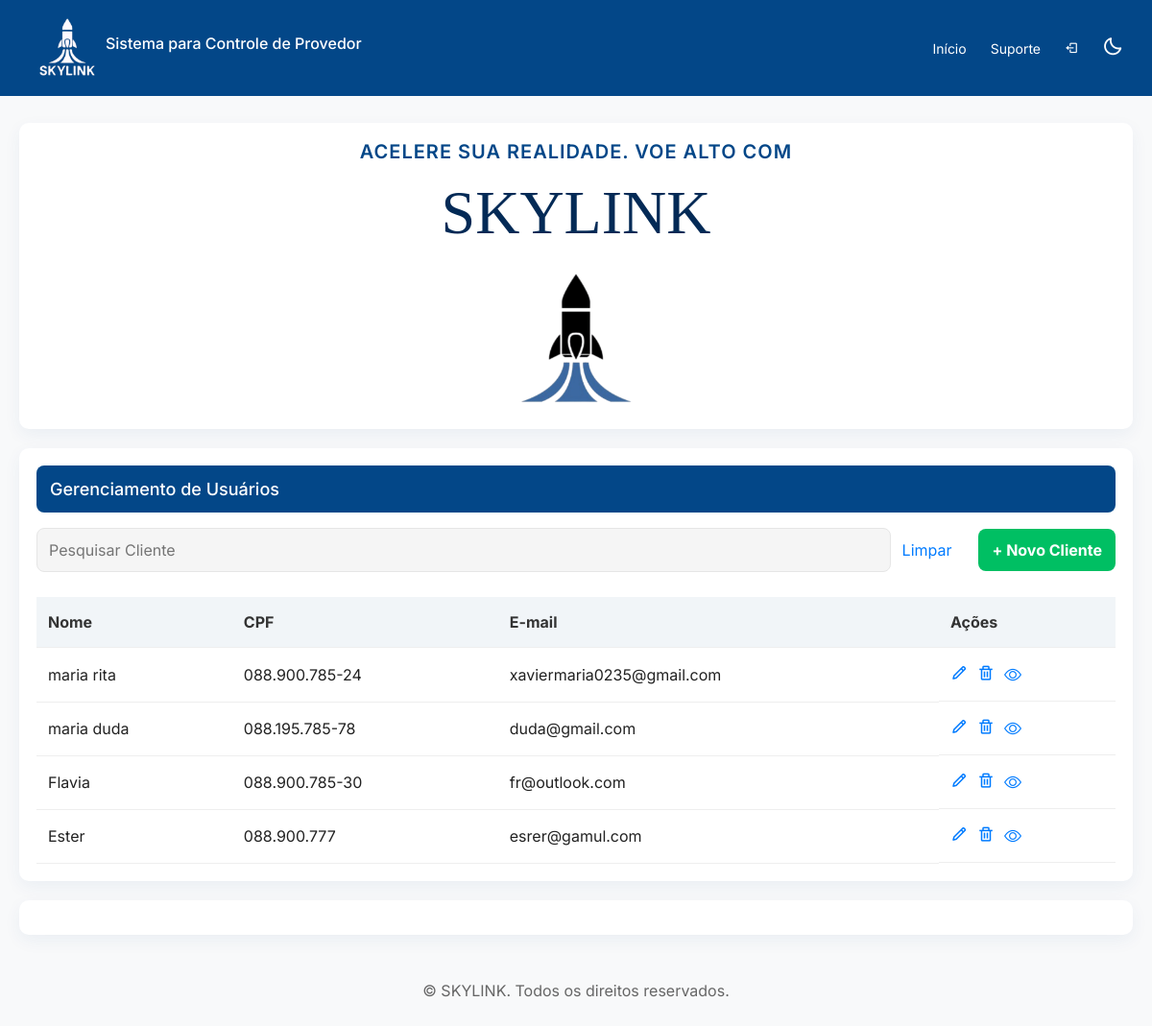
Before: /home (signed in) with the older database file.
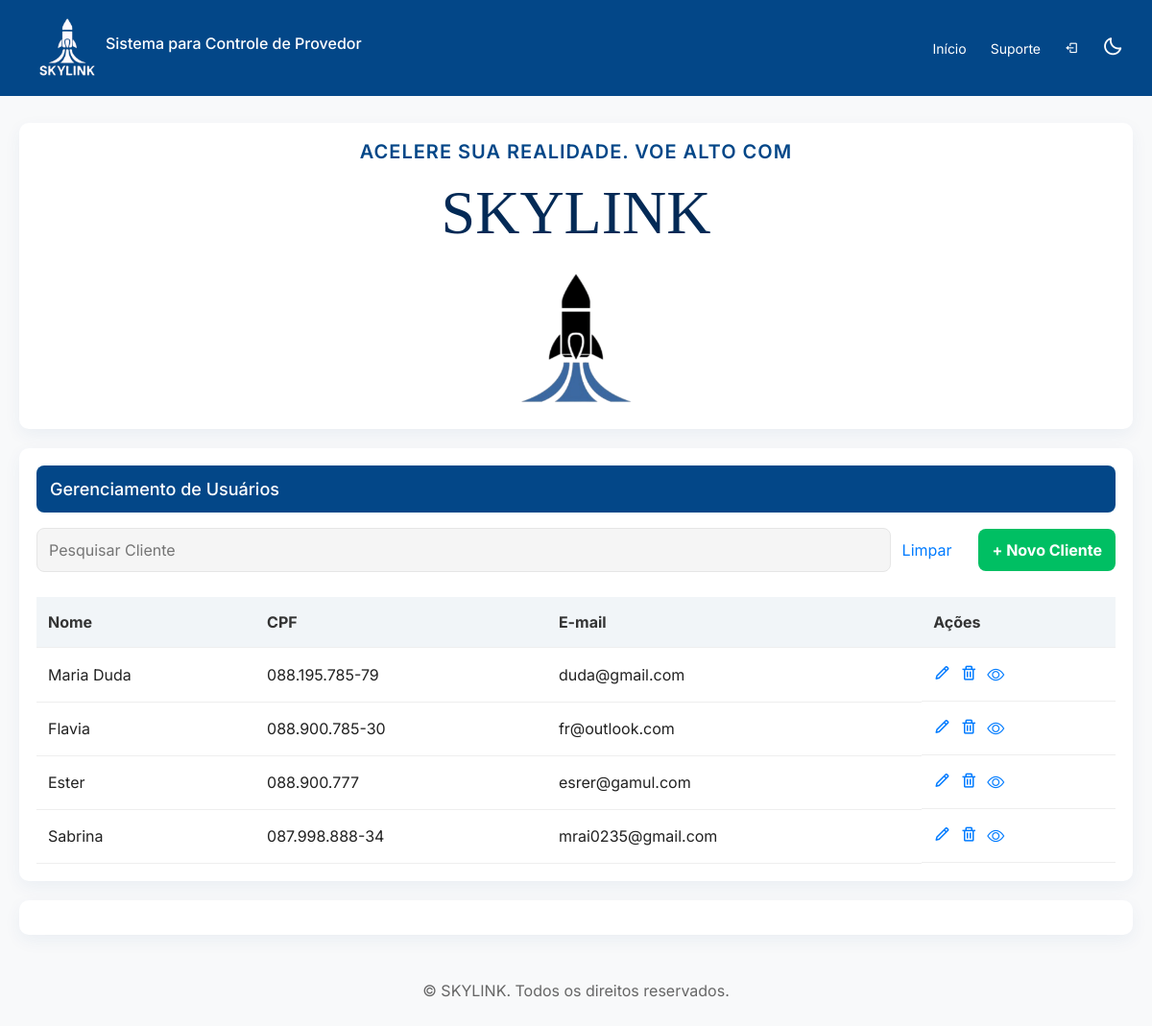
After: the same page with the newer database file.
### models.py (models this page shows, shortened)
class Cliente(db.Model):
    __tablename__ = 'clientes'
    id = db.Column(db.Integer, primary_key = True, autoincrement = True)
    nome_completo = db.Column(db.String(150), nullable = False)
    cpf= db.Column(db.String(150), nullable = False, unique = True)
    email= db.Column(db.String(320), nullable = False, unique = True)
    telefone = db.Column(db.String(20), nullable=False)
    cep = db.Column(db.String(9), nullable=False)
    endereco = db.Column(db.String(255), nullable=False)
    numero_casa = db.Column(db.String(15), nullable=False)
    data_inicial = db.Column(db.DateTime, nullable=False)
    dia_vencimento = db.Column(db.Integer, nullable=False)
    mensalidades = db.relationship(
        'Mensalidade',
        backref='cliente',
        lazy=True,
        cascade="all, delete-orphan"
    )

### main.py (the view)
@app.route('/')
@app.route('/home')
def home():
    if 'user' not in session:
        return redirect(url_for('login'))  # protege a home
    busca = request.args.get('busca')
    if busca:
        clientes = Cliente.query.filter(
            Cliente.nome_completo.ilike(f"%{busca}%")
        ).all()
    else:
        clientes = Cliente.query.all()
    return render_template('index.html', clientes=clientes)

### templates/index.html (shortened to what this page needs)
<!DOCTYPE html>
<html lang="pt-br">
<head>
  <link rel="stylesheet" href="https://unpkg.com/boxicons@2.1.4/css/boxicons.min.css">
  <link rel="stylesheet" href="https://cdn.jsdelivr.net/npm/bootstrap-icons@1.11.1/font/bootstrap-icons.css">
  <link href="https://stackpath.bootstrapcdn.com/bootstrap/4.5.2/css/bootstrap.min.css" rel="stylesheet">
  <link rel="stylesheet" href="{{ url_for('static', filename='style.css') }}">
</head>
<body>
  <header class="cabeçalho">
    <div class="logo">
      <img src="{{ url_for('static', filename='imgs/logo.png') }}" alt="Logo inicial">
      <h6>Sistema para Controle de Provedor</h6>
    </div>
    <nav class="menu-navegação">
      <a href="{{ url_for('home') }}">Início</a>
      <a href="{{ url_for('suporte') }}">Suporte</a>
      <a href="{{ url_for('logout') }}" title="Sair" class="logout-icon">
        <i class='bx bx-log-out'></i>
      </a>
      <button id="btn-tema" class="btn-tema">
        <i class='bx bx-moon'></i>
      </button>
    </nav>
  </header>
  <main>
    <section class="principal">
      <div class="titulo-principal">
        <h5>ACELERE SUA REALIDADE. VOE ALTO COM</h5>
        <h1>SKYLINK</h1>
      </div>
      <img src="{{ url_for('static', filename='imgs/logo para inicio.png') }}" alt="Logo inicial">
    </section>
    <section>
      <h2>Gerenciamento de Usuários</h2>
      <div class="controls">
        <input type="text" name="busca" value="{{ request.args.get('busca', '') }}" placeholder="Pesquisar Cliente"
          form="formBusca">
        <a href="{{ url_for('home') }}">Limpar</a>
        <form id="formBusca" method="GET" action="{{ url_for('home') }}"></form>
        <a href="#" data-toggle="modal" data-target="#modalCadastroCliente" class="add">+ Novo Cliente</a>
      </div>
      <div class="tabela-usuarios">
        <table>
          <thead>
            <tr>
              <th>Nome</th>
              <th>CPF</th>
              <th>E-mail</th>
              <th>Ações</th>
            </tr>
          </thead>
          <tbody>
            {% for cliente in clientes %}
            <tr>
              <td>{{ cliente.nome_completo }}</td>
              <td>{{ cliente.cpf }}</td>
              <td class="email">{{ cliente.email }}</td>
              <td class="actions">
                <a href="{{ url_for('editar_cliente', id=cliente.id) }}">
                  <i class='bx bx-pencil'></i>
                </a>
                <a href="#" data-toggle="modal" data-target="#modalDeletarCliente{{ cliente.id }}" class="remove">
                  <i class='bx bx-trash'></i>
                </a>
                <a href="{{ url_for('detalhesCliente', id=cliente.id) }}">
                  <i class="bi bi-eye"></i>
                </a>
              </td>
            </tr>
            {% endfor %}
          </tbody>
        </table>
      </div>
    </section>
    <section id="cadastro-cliente">
    </section>
  </main>
  <footer>
    <p>&copy; SKYLINK. Todos os direitos reservados.</p>
  </footer>
</body>
</html>

Changed rows visible on the page:
removed Cliente: nome_completo "maria rita", cpf "088.900.785-24", email "xaviermaria0235@gmail.com"
changed Cliente "duda@gmail.com": nome_completo "maria duda" → "Maria Duda"; cpf "088.195.785-78" → "088.195.785-79"
added Cliente: nome_completo "Sabrina", cpf "087.998.888-34", email "mrai0235@gmail.com"
